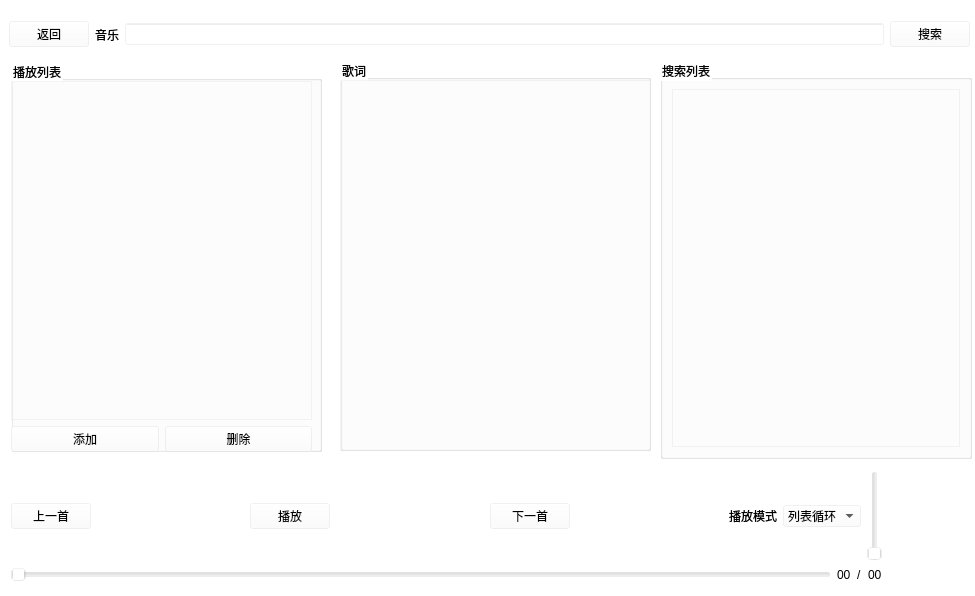
<?xml version="1.0" encoding="UTF-8"?>
<ui version="4.0">
 <class>music</class>
 <widget class="QWidget" name="music">
  <property name="geometry">
   <rect>
    <x>0</x>
    <y>0</y>
    <width>975</width>
    <height>596</height>
   </rect>
  </property>
  <property name="maximumSize">
   <size>
    <width>975</width>
    <height>596</height>
   </size>
  </property>
  <property name="windowTitle">
   <string>Form</string>
  </property>
  <property name="styleSheet">
   <string notr="true">background-color: rgb(255, 255, 255,50);</string>
  </property>
  <widget class="QGroupBox" name="groupBox">
   <property name="geometry">
    <rect>
     <x>11</x>
     <y>61</y>
     <width>311</width>
     <height>391</height>
    </rect>
   </property>
   <property name="title">
    <string>播放列表</string>
   </property>
   <widget class="QWidget" name="">
    <property name="geometry">
     <rect>
      <x>0</x>
      <y>20</y>
      <width>301</width>
      <height>371</height>
     </rect>
    </property>
    <layout class="QVBoxLayout" name="verticalLayout">
     <item>
      <widget class="QListWidget" name="music_list"/>
     </item>
     <item>
      <layout class="QHBoxLayout" name="horizontalLayout_4">
       <item>
        <widget class="QPushButton" name="btn_add">
         <property name="text">
          <string>添加</string>
         </property>
        </widget>
       </item>
       <item>
        <widget class="QPushButton" name="btn_delete">
         <property name="text">
          <string>删除</string>
         </property>
        </widget>
       </item>
      </layout>
     </item>
    </layout>
   </widget>
  </widget>
  <widget class="QGroupBox" name="groupBox_2">
   <property name="geometry">
    <rect>
     <x>340</x>
     <y>60</y>
     <width>311</width>
     <height>391</height>
    </rect>
   </property>
   <property name="title">
    <string>歌词</string>
   </property>
   <widget class="QListWidget" name="music_lyric">
    <property name="geometry">
     <rect>
      <x>0</x>
      <y>20</y>
      <width>311</width>
      <height>371</height>
     </rect>
    </property>
   </widget>
  </widget>
  <widget class="QGroupBox" name="groupBox_3">
   <property name="geometry">
    <rect>
     <x>660</x>
     <y>60</y>
     <width>312</width>
     <height>399</height>
    </rect>
   </property>
   <property name="title">
    <string>搜索列表</string>
   </property>
   <layout class="QHBoxLayout" name="horizontalLayout_6">
    <item>
     <widget class="QListWidget" name="reserch_list"/>
    </item>
   </layout>
  </widget>
  <widget class="QWidget" name="">
   <property name="geometry">
    <rect>
     <x>9</x>
     <y>9</y>
     <width>961</width>
     <height>51</height>
    </rect>
   </property>
   <layout class="QHBoxLayout" name="horizontalLayout">
    <item>
     <widget class="QPushButton" name="btn_return">
      <property name="text">
       <string>返回</string>
      </property>
     </widget>
    </item>
    <item>
     <widget class="QLabel" name="label">
      <property name="text">
       <string>音乐</string>
      </property>
     </widget>
    </item>
    <item>
     <widget class="QLineEdit" name="lineEdit_music"/>
    </item>
    <item>
     <widget class="QPushButton" name="btn_search">
      <property name="text">
       <string>搜索</string>
      </property>
     </widget>
    </item>
   </layout>
  </widget>
  <widget class="QWidget" name="">
   <property name="geometry">
    <rect>
     <x>11</x>
     <y>471</y>
     <width>871</width>
     <height>111</height>
    </rect>
   </property>
   <layout class="QVBoxLayout" name="verticalLayout_2">
    <item>
     <layout class="QHBoxLayout" name="horizontalLayout_2">
      <item>
       <widget class="QPushButton" name="btn_last">
        <property name="text">
         <string>上一首</string>
        </property>
       </widget>
      </item>
      <item>
       <spacer name="horizontalSpacer_2">
        <property name="orientation">
         <enum>Qt::Horizontal</enum>
        </property>
        <property name="sizeHint" stdset="0">
         <size>
          <width>40</width>
          <height>20</height>
         </size>
        </property>
       </spacer>
      </item>
      <item>
       <widget class="QPushButton" name="btn_paly">
        <property name="text">
         <string>播放</string>
        </property>
       </widget>
      </item>
      <item>
       <spacer name="horizontalSpacer_3">
        <property name="orientation">
         <enum>Qt::Horizontal</enum>
        </property>
        <property name="sizeHint" stdset="0">
         <size>
          <width>40</width>
          <height>20</height>
         </size>
        </property>
       </spacer>
      </item>
      <item>
       <widget class="QPushButton" name="btn_next">
        <property name="text">
         <string>下一首</string>
        </property>
       </widget>
      </item>
      <item>
       <spacer name="horizontalSpacer">
        <property name="orientation">
         <enum>Qt::Horizontal</enum>
        </property>
        <property name="sizeHint" stdset="0">
         <size>
          <width>40</width>
          <height>20</height>
         </size>
        </property>
       </spacer>
      </item>
      <item>
       <widget class="QLabel" name="label_2">
        <property name="text">
         <string>播放模式</string>
        </property>
       </widget>
      </item>
      <item>
       <widget class="QComboBox" name="comboBox_mode">
        <item>
         <property name="text">
          <string>列表循环</string>
         </property>
        </item>
        <item>
         <property name="text">
          <string>单曲循环</string>
         </property>
        </item>
        <item>
         <property name="text">
          <string>随机播放</string>
         </property>
        </item>
       </widget>
      </item>
      <item>
       <widget class="QSlider" name="volum_adjustment">
        <property name="orientation">
         <enum>Qt::Vertical</enum>
        </property>
       </widget>
      </item>
     </layout>
    </item>
    <item>
     <layout class="QHBoxLayout" name="horizontalLayout_3">
      <item>
       <widget class="QSlider" name="Slider_schedule">
        <property name="orientation">
         <enum>Qt::Horizontal</enum>
        </property>
       </widget>
      </item>
      <item>
       <widget class="QLabel" name="schedule1">
        <property name="text">
         <string>00</string>
        </property>
       </widget>
      </item>
      <item>
       <widget class="QLabel" name="label_3">
        <property name="text">
         <string>/</string>
        </property>
       </widget>
      </item>
      <item>
       <widget class="QLabel" name="schedule2">
        <property name="text">
         <string>00</string>
        </property>
       </widget>
      </item>
     </layout>
    </item>
   </layout>
  </widget>
 </widget>
 <resources/>
 <connections/>
</ui>
